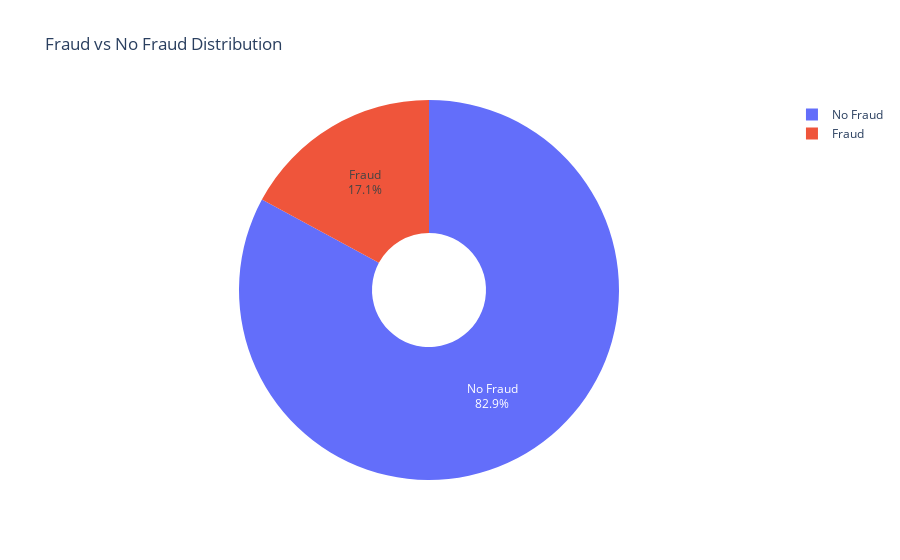

Notebook code for this chart:
### Code cell
# Create a donut chart of label distribution
fig = px.pie(
    values=label_count.values,
    names=label_count.index,
    title="Fraud vs No Fraud Distribution",
    hole=0.3
)

# Show counts + percentages on chart
fig.update_traces(textinfo="percent+label")

fig.show()

### Figure 1 — Plotly figure (JSON) as saved in the notebook; plotly's stock layout.template omitted (floating-point values rounded to 4 significant figures)
{"data": [{"domain": {"x": [0, 1], "y": [0, 1]}, "hole": 0.3, "hovertemplate": "label=%{label}<br>value=%{value}<extra></extra>", "labels": ["No Fraud", "Fraud"], "legendgroup": "", "name": "", "showlegend": true, "textinfo": "percent+label", "type": "pie", "values": [829, 171]}], "layout": {"legend": {"tracegroupgap": 0}, "title": {"text": "Fraud vs No Fraud Distribution"}}}
